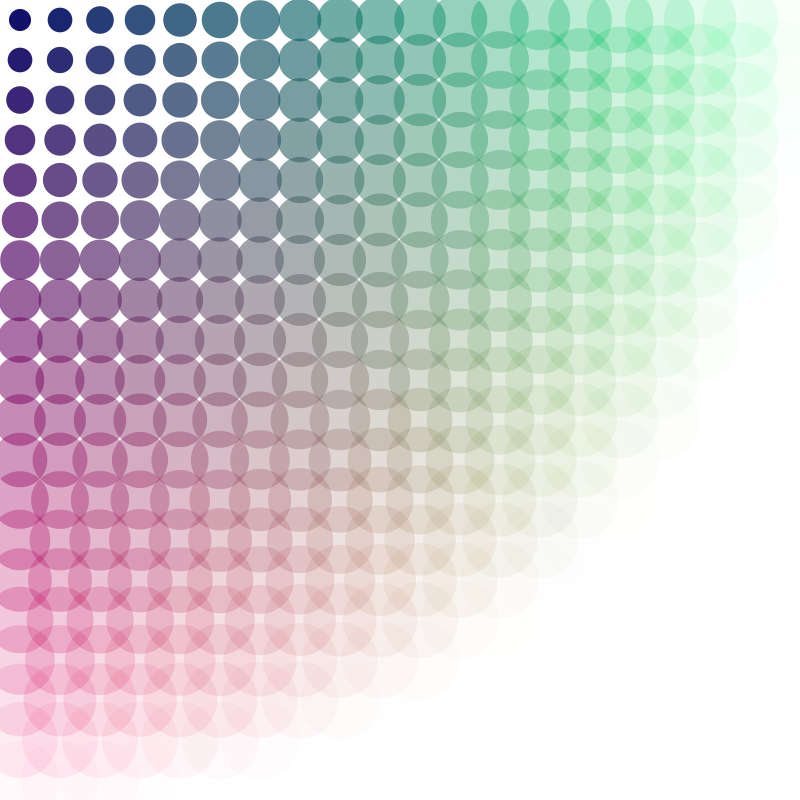
Frame 1 (no input)
Frame 60 (the mouse pressed at the canvas centre just before this capture): identical to frame 1, image omitted
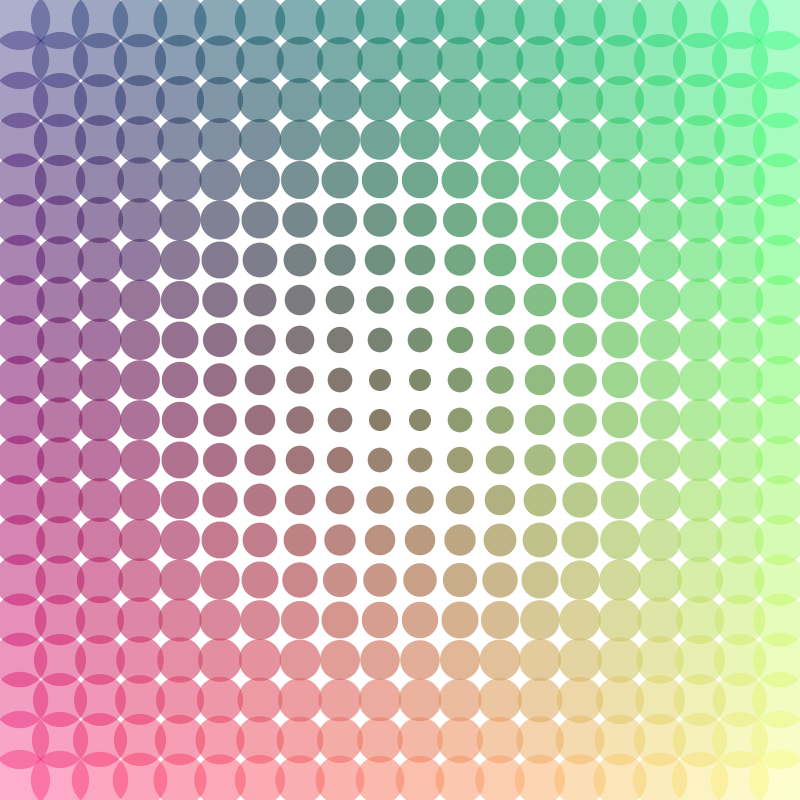
Frame 120 (the mouse held since frame 60 and released just before this capture)

The Processing sketch that drew these frames (run headless with seeded random() and noise(); from frame 60 on, the mouse is pressed at the canvas centre):

// Processing sketch: sketch_181003c
// ── sketch_181003c.pde
void setup(){
  size(800, 800);
  
  noStroke();
}

void draw(){
  int numCircles =20;
  
   int size = width/numCircles;
   
   background(255);
   
  for(int i =size/2; i<width; i+=width/numCircles){
    for(int j = size/2; j<height; j+=height/numCircles){
      int g = int(map(i, 0, width, 0, 255));
      int r = int(map(j, 0, height, 0, 255));
      
      float d = dist(mouseX, mouseY, i, j);
      
      float s = map(d, 0, width/3, 20, 40);
      
      //change opacity of ellipse based on mouse distance
      float o = int(map(d, 0, width, 255, 0));
      fill(r, g, 100, o);
     ellipse(i, j, s,  s); 
    }
  }   
}
